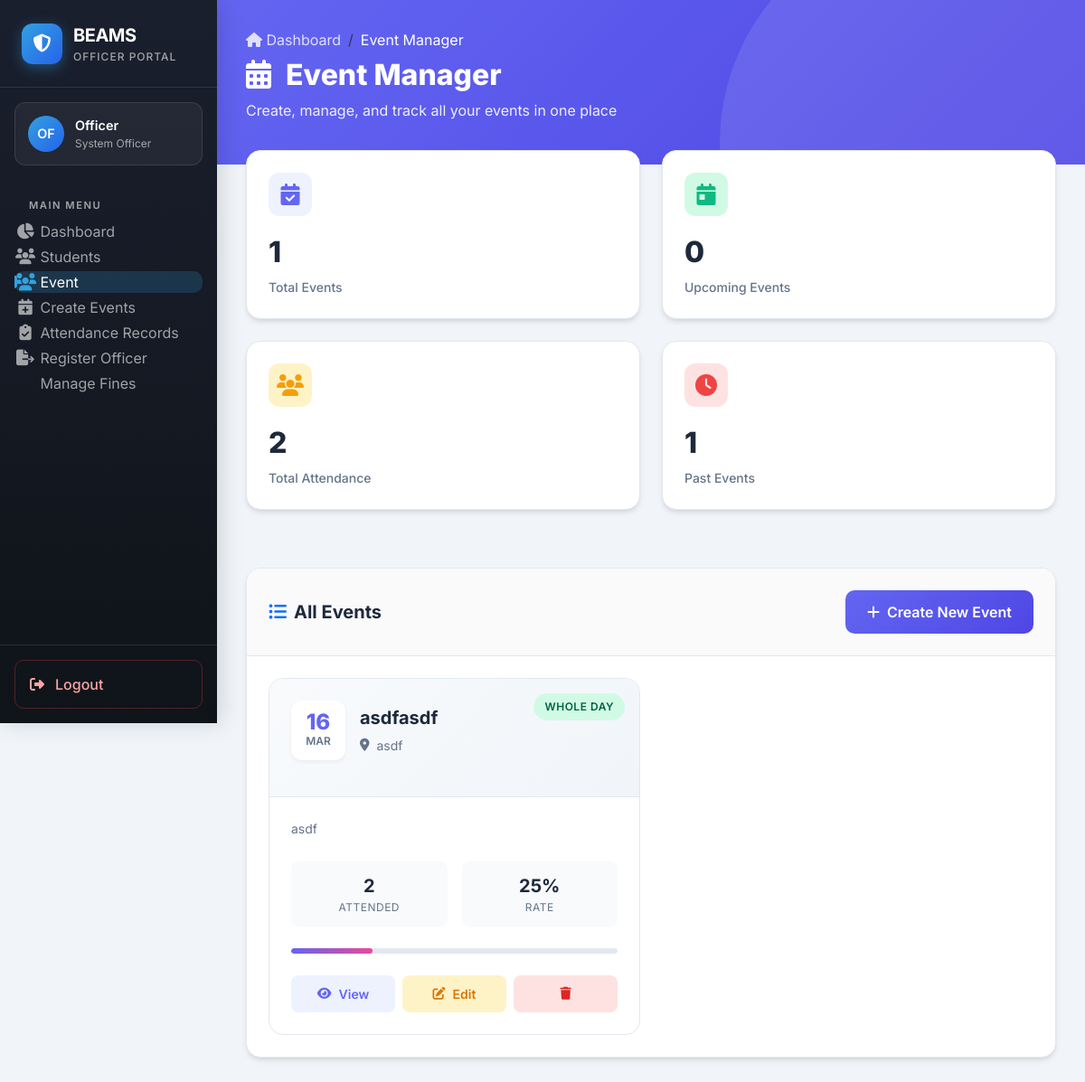
The app's page /views/officerpage/manage_event.php (signed in) with its own data.
### tables this page shows
CREATE TABLE `events` (
  `event_id` int(11) NOT NULL,
  `event_name` varchar(150) NOT NULL,
  `event_date` date NOT NULL,
  `event_type` enum('whole_day','half_day_am','half_day_pm') NOT NULL DEFAULT 'whole_day',
  `half_day_period` enum('am','pm') DEFAULT NULL,
  `description` text DEFAULT NULL,
  `location` varchar(255) DEFAULT NULL,
  `created_by` varchar(20) NOT NULL,
  `created_at` timestamp NOT NULL DEFAULT current_timestamp(),
  `fines_generated` tinyint(1) NOT NULL DEFAULT 0
);

### views/officerpage/manage_event.php (the view, shortened to what this page needs)
<?php
require "../../Connection/connection.php";
$events = $conn->query("
    SELECT e.*,
           COUNT(DISTINCT a.student_id) as attendance_count,
           (SELECT COUNT(*) FROM students) as total_students
    FROM events e
    LEFT JOIN attendance a ON e.event_id = a.event_id
    GROUP BY e.event_id
    ORDER BY e.event_date DESC
");
include "../sidebar/officer_sidebar.php";
?>
<!DOCTYPE html>
<html lang="en">
<head>
    <link href="https://cdn.jsdelivr.net/npm/bootstrap@5.3.2/dist/css/bootstrap.min.css" rel="stylesheet">
    <link rel="stylesheet" href="https://cdnjs.cloudflare.com/ajax/libs/font-awesome/6.4.0/css/all.min.css">
</head>
<body>
    <div class="main-contents">
        <div class="page-header">
            <div class="header-content">
                <nav aria-label="breadcrumb">
                    <ol class="breadcrumb">
                        <li class="breadcrumb-item"><a href="officer_dashboard.php"><i class="fas fa-home"></i>
                                Dashboard</a></li>
                        <li class="breadcrumb-item active" aria-current="page">Event Manager</li>
                    </ol>
                </nav>
                <h1 class="page-title"><i class="fas fa-calendar-alt me-3"></i>Event Manager</h1>
                <p class="page-subtitle">Create, manage, and track all your events in one place</p>
            </div>
        </div>
        <div class="stats-row">
            <div class="stat-card primary animate-in">
                <div class="stat-icon">
                    <i class="fas fa-calendar-check"></i>
                </div>
                <div class="stat-value"><?php echo $events->num_rows; ?></div>
                <div class="stat-label">Total Events</div>
            </div>
            <div class="stat-card success animate-in delay-1">
                <div class="stat-icon">
                    <i class="fas fa-calendar-day"></i>
                </div>
                <div class="stat-value">
                    <?php
                    $upcoming = $conn->query("SELECT COUNT(*) as count FROM events WHERE event_date >= CURDATE()")->fetch_assoc()['count'];
                    echo $upcoming;
                    ?>
                </div>
                <div class="stat-label">Upcoming Events</div>
            </div>
            <div class="stat-card warning animate-in delay-2">
                <div class="stat-icon">
                    <i class="fas fa-users"></i>
                </div>
                <div class="stat-value">
                    <?php
                    $total_attendance = $conn->query("SELECT COUNT(DISTINCT student_id) as count FROM attendance")->fetch_assoc()['count'];
                    echo $total_attendance;
                    ?>
                </div>
                <div class="stat-label">Total Attendance</div>
            </div>
            <div class="stat-card danger animate-in delay-3">
                <div class="stat-icon">
                    <i class="fas fa-clock"></i>
                </div>
                <div class="stat-value">
                    <?php
                    $past = $conn->query("SELECT COUNT(*) as count FROM events WHERE event_date < CURDATE()")->fetch_assoc()['count'];
                    echo $past;
                    ?>
                </div>
                <div class="stat-label">Past Events</div>
            </div>
        </div>
        <div class="content-card animate-in delay-2">
            <div class="card-header">
                <h3 class="card-title">
                    <i class="fas fa-list-ul text-primary"></i>
                    All Events
                </h3>
                <button class="btn btn-primary" data-bs-toggle="modal" data-bs-target="#eventModal"
                    onclick="resetForm()">
                    <i class="fas fa-plus me-2"></i>Create New Event
                </button>
            </div>
            <div class="events-grid">
                <?php if ($events->num_rows > 0): ?>
                <?php while($event = $events->fetch_assoc()):
                        $date = strtotime($event['event_date']);
                        $day = date('d', $date);
                        $month = date('M', $date);
                        $attendance_rate = $event['total_students'] > 0 ?
                            round(($event['attendance_count'] / $event['total_students']) * 100) : 0;
                        $badge_class = '';
                        $badge_label = '';
                        switch($event['event_type']) {
                            case 'whole_day':
                                $badge_class = 'badge-whole';
                                $badge_label = 'Whole Day';
                                break;
                        }
                    ?>
                <div class="event-card">
                    <div class="event-header">
                        <span class="event-type-badge <?php echo $badge_class; ?>">
                            <?php echo $badge_label; ?>
                        </span>
                        <div class="event-date">
                            <div class="date-box">
                                <div class="date-day"><?php echo $day; ?></div>
                                <div class="date-month"><?php echo $month; ?></div>
                            </div>
                            <div>
                                <h4 class="event-title"><?php echo htmlspecialchars($event['event_name']); ?></h4>
                                <div class="event-location">
                                    <i class="fas fa-map-marker-alt"></i>
                                    <?php echo htmlspecialchars($event['location'] ?: 'No location set'); ?>
                                </div>
                            </div>
                        </div>
                    </div>
                    <div class="event-body">
                        <p class="event-description">
                            <?php echo htmlspecialchars($event['description'] ?: 'No description available for this event.'); ?>
                        </p>
                        <div class="event-stats">
                            <div class="event-stat">
                                <div class="event-stat-value"><?php echo $event['attendance_count']; ?></div>
                                <div class="event-stat-label">Attended</div>
                            </div>
                            <div class="event-stat">
                                <div class="event-stat-value"><?php echo $attendance_rate; ?>%</div>
                                <div class="event-stat-label">Rate</div>
                            </div>
                        </div>
                        <div class="progress">
                            <div class="progress-bar" style="width: <?php echo $attendance_rate; ?>%"></div>
                        </div>
                        <div class="event-actions">
                            <a href="event_details.php?id=<?php echo $event['event_id']; ?>" class="btn-event btn-view">
                                <i class="fas fa-eye"></i> View
                            </a>
                            <button class="btn-event btn-edit"
                                onclick='editEvent(<?php echo json_encode($event, JSON_HEX_APOS); ?>)'>
                                <i class="fas fa-edit"></i> Edit
                            </button>
                            <a href="?delete=<?php echo $event['event_id']; ?>" class="btn-event btn-delete"
                                onclick="return confirm('Are you sure you want to delete this event?')">
                                <i class="fas fa-trash"></i>
                            </a>
                        </div>
                    </div>
                </div>
                <?php endwhile; ?>
                <?php endif; ?>
            </div>
        </div>
    </div>
</body>
</html>

### views/sidebar/officer_sidebar.php (style rules this page uses)
:root { --sidebar-width: 240px; --primary-blue: #33A1E0; --dark-bg: #1a1f2e; --hover-bg: rgba(255, 255, 255, 0.08); --active-bg: rgba(51, 161, 224, 0.2); --text-muted: rgba(255, 255, 255, 0.6); --transition: all 0.3s cubic-bezier(0.4, 0, 0.2, 1); }
* { margin: 0; padding: 0; box-sizing: border-box; }
body { margin: 0; font-family: 'Inter', sans-serif; background-color: #f1f5f9; overflow-x: hidden; }

### records on screen
events: event_type "WHOLE DAY", event_date "16", event_date "MAR", event_name "asdfasdf", location "asdf", description "asdf", attendance_count "2", attendance_rate "25"

### other values on screen
$events->num_rows "1"
$upcoming "0"
$total_attendance "2"
$past "1"
